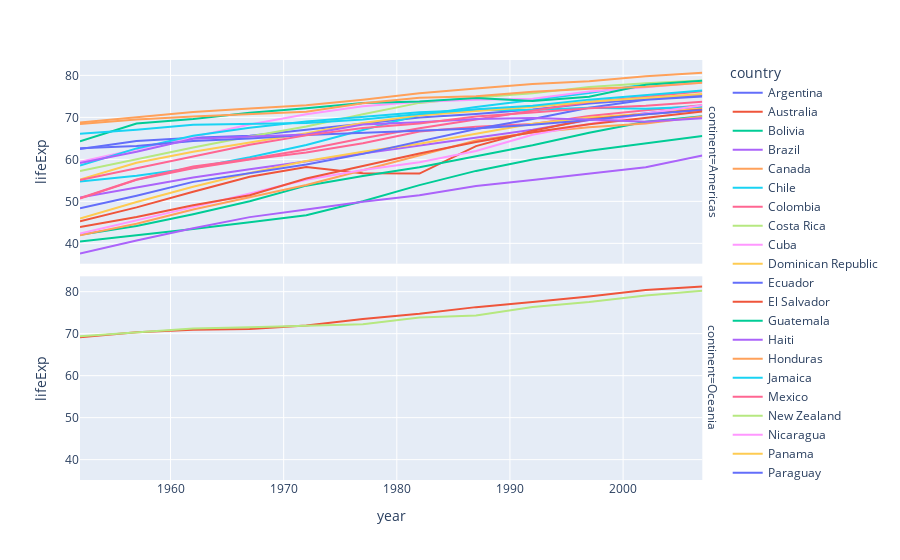

Source (notebook cell):
### Markdown cell above
We add the parameter facet_row='continent' to create facetted row subplots
- The interpretation is similar to the previous plot. But you may ask yourself, which option do I visualise the data best? The answer typically is: try both and see which works best.

### Code cell
fig = px.line(data_frame=df_facet, x="year", y="lifeExp", color='country', facet_row ='continent')
fig.show()

### Figure 1 — Plotly figure (JSON) as saved in the notebook; plotly's stock layout.template omitted (floating-point values rounded to 4 significant figures)
{"data": [{"hovertemplate": "country=Argentina<br>continent=Americas<br>year=%{x}<br>lifeExp=%{y}<extra></extra>", "legendgroup": "Argentina", "line": {"color": "#636efa", "dash": "solid"}, "marker": {"symbol": "circle"}, "mode": "lines", "name": "Argentina", "orientation": "v", "showlegend": true, "type": "scatter", "x": [1952, 1957, 1962, 1967, 1972, 1977, 1982, 1987, 1992, 1997, 2002, 2007], "xaxis": "x2", "y": [62.48, 64.4, 65.14, 65.63, 67.06, 68.48, 69.94, 70.77, 71.87, 73.28, 74.34, 75.32], "yaxis": "y2"}, {"hovertemplate": "country=Australia<br>continent=Oceania<br>year=%{x}<br>lifeExp=%{y}<extra></extra>", "legendgroup": "Australia", "line": {"color": "#EF553B", "dash": "solid"}, "marker": {"symbol": "circle"}, "mode": "lines", "name": "Australia", "orientation": "v", "showlegend": true, "type": "scatter", "x": [1952, 1957, 1962, 1967, 1972, 1977, 1982, 1987, 1992, 1997, 2002, 2007], "xaxis": "x", "y": [69.12, 70.33, 70.93, 71.1, 71.93, 73.49, 74.74, 76.32, 77.56, 78.83, 80.37, 81.23], "yaxis": "y"}, {"hovertemplate": "country=Bolivia<br>continent=Americas<br>year=%{x}<br>lifeExp=%{y}<extra></extra>", "legendgroup": "Bolivia", "line": {"color": "#00cc96", "dash": "solid"}, "marker": {"symbol": "circle"}, "mode": "lines", "name": "Bolivia", "orientation": "v", "showlegend": true, "type": "scatter", "x": [1952, 1957, 1962, 1967, 1972, 1977, 1982, 1987, 1992, 1997, 2002, 2007], "xaxis": "x2", "y": [40.41, 41.89, 43.43, 45.03, 46.71, 50.02, 53.86, 57.25, 59.96, 62.05, 63.88, 65.55], "yaxis": "y2"}, {"hovertemplate": "country=Brazil<br>continent=Americas<br>year=%{x}<br>lifeExp=%{y}<extra></extra>", "legendgroup": "Brazil", "line": {"color": "#ab63fa", "dash": "solid"}, "marker": {"symbol": "circle"}, "mode": "lines", "name": "Brazil", "orientation": "v", "showlegend": true, "type": "scatter", "x": [1952, 1957, 1962, 1967, 1972, 1977, 1982, 1987, 1992, 1997, 2002, 2007], "xaxis": "x2", "y": [50.92, 53.28, 55.66, 57.63, 59.5, 61.49, 63.34, 65.2, 67.06, 69.39, 71.01, 72.39], "yaxis": "y2"}, {"hovertemplate": "country=Canada<br>continent=Americas<br>year=%{x}<br>lifeExp=%{y}<extra></extra>", "legendgroup": "Canada", "line": {"color": "#FFA15A", "dash": "solid"}, "marker": {"symbol": "circle"}, "mode": "lines", "name": "Canada", "orientation": "v", "showlegend": true, "type": "scatter", "x": [1952, 1957, 1962, 1967, 1972, 1977, 1982, 1987, 1992, 1997, 2002, 2007], "xaxis": "x2", "y": [68.75, 69.96, 71.3, 72.13, 72.88, 74.21, 75.76, 76.86, 77.95, 78.61, 79.77, 80.65], "yaxis": "y2"}, {"hovertemplate": "country=Chile<br>continent=Americas<br>year=%{x}<br>lifeExp=%{y}<extra></extra>", "legendgroup": "Chile", "line": {"color": "#19d3f3", "dash": "solid"}, "marker": {"symbol": "circle"}, "mode": "lines", "name": "Chile", "orientation": "v", "showlegend": true, "type": "scatter", "x": [1952, 1957, 1962, 1967, 1972, 1977, 1982, 1987, 1992, 1997, 2002, 2007], "xaxis": "x2", "y": [54.74, 56.07, 57.92, 60.52, 63.44, 67.05, 70.56, 72.49, 74.13, 75.82, 77.86, 78.55], "yaxis": "y2"}, {"hovertemplate": "country=Colombia<br>continent=Americas<br>year=%{x}<br>lifeExp=%{y}<extra></extra>", "legendgroup": "Colombia", "line": {"color": "#FF6692", "dash": "solid"}, "marker": {"symbol": "circle"}, "mode": "lines", "name": "Colombia", "orientation": "v", "showlegend": true, "type": "scatter", "x": [1952, 1957, 1962, 1967, 1972, 1977, 1982, 1987, 1992, 1997, 2002, 2007], "xaxis": "x2", "y": [50.64, 55.12, 57.86, 59.96, 61.62, 63.84, 66.65, 67.77, 68.42, 70.31, 71.68, 72.89], "yaxis": "y2"}, {"hovertemplate": "country=Costa Rica<br>continent=Americas<br>year=%{x}<br>lifeExp=%{y}<extra></extra>", "legendgroup": "Costa Rica", "line": {"color": "#B6E880", "dash": "solid"}, "marker": {"symbol": "circle"}, "mode": "lines", "name": "Costa Rica", "orientation": "v", "showlegend": true, "type": "scatter", "x": [1952, 1957, 1962, 1967, 1972, 1977, 1982, 1987, 1992, 1997, 2002, 2007], "xaxis": "x2", "y": [57.21, 60.03, 62.84, 65.42, 67.85, 70.75, 73.45, 74.75, 75.71, 77.26, 78.12, 78.78], "yaxis": "y2"}, {"hovertemplate": "country=Cuba<br>continent=Americas<br>year=%{x}<br>lifeExp=%{y}<extra></extra>", "legendgroup": "Cuba", "line": {"color": "#FF97FF", "dash": "solid"}, "marker": {"symbol": "circle"}, "mode": "lines", "name": "Cuba", "orientation": "v", "showlegend": true, "type": "scatter", "x": [1952, 1957, 1962, 1967, 1972, 1977, 1982, 1987, 1992, 1997, 2002, 2007], "xaxis": "x2", "y": [59.42, 62.33, 65.25, 68.29, 70.72, 72.65, 73.72, 74.17, 74.41, 76.15, 77.16, 78.27], "yaxis": "y2"}, {"hovertemplate": "country=Dominican Republic<br>continent=Americas<br>year=%{x}<br>lifeExp=%{y}<extra></extra>", "legendgroup": "Dominican Republic", "line": {"color": "#FECB52", "dash": "solid"}, "marker": {"symbol": "circle"}, "mode": "lines", "name": "Dominican Republic", "orientation": "v", "showlegend": true, "type": "scatter", "x": [1952, 1957, 1962, 1967, 1972, 1977, 1982, 1987, 1992, 1997, 2002, 2007], "xaxis": "x2", "y": [45.93, 49.83, 53.46, 56.75, 59.63, 61.79, 63.73, 66.05, 68.46, 69.96, 70.85, 72.23], "yaxis": "y2"}, {"hovertemplate": "country=Ecuador<br>continent=Americas<br>year=%{x}<br>lifeExp=%{y}<extra></extra>", "legendgroup": "Ecuador", "line": {"color": "#636efa", "dash": "solid"}, "marker": {"symbol": "circle"}, "mode": "lines", "name": "Ecuador", "orientation": "v", "showlegend": true, "type": "scatter", "x": [1952, 1957, 1962, 1967, 1972, 1977, 1982, 1987, 1992, 1997, 2002, 2007], "xaxis": "x2", "y": [48.36, 51.36, 54.64, 56.68, 58.8, 61.31, 64.34, 67.23, 69.61, 72.31, 74.17, 74.99], "yaxis": "y2"}, {"hovertemplate": "country=El Salvador<br>continent=Americas<br>year=%{x}<br>lifeExp=%{y}<extra></extra>", "legendgroup": "El Salvador", "line": {"color": "#EF553B", "dash": "solid"}, "marker": {"symbol": "circle"}, "mode": "lines", "name": "El Salvador", "orientation": "v", "showlegend": true, "type": "scatter", "x": [1952, 1957, 1962, 1967, 1972, 1977, 1982, 1987, 1992, 1997, 2002, 2007], "xaxis": "x2", "y": [45.26, 48.57, 52.31, 55.85, 58.21, 56.7, 56.6, 63.15, 66.8, 69.53, 70.73, 71.88], "yaxis": "y2"}, {"hovertemplate": "country=Guatemala<br>continent=Americas<br>year=%{x}<br>lifeExp=%{y}<extra></extra>", "legendgroup": "Guatemala", "line": {"color": "#00cc96", "dash": "solid"}, "marker": {"symbol": "circle"}, "mode": "lines", "name": "Guatemala", "orientation": "v", "showlegend": true, "type": "scatter", "x": [1952, 1957, 1962, 1967, 1972, 1977, 1982, 1987, 1992, 1997, 2002, 2007], "xaxis": "x2", "y": [42.02, 44.14, 46.95, 50.02, 53.74, 56.03, 58.14, 60.78, 63.37, 66.32, 68.98, 70.26], "yaxis": "y2"}, {"hovertemplate": "country=Haiti<br>continent=Americas<br>year=%{x}<br>lifeExp=%{y}<extra></extra>", "legendgroup": "Haiti", "line": {"color": "#ab63fa", "dash": "solid"}, "marker": {"symbol": "circle"}, "mode": "lines", "name": "Haiti", "orientation": "v", "showlegend": true, "type": "scatter", "x": [1952, 1957, 1962, 1967, 1972, 1977, 1982, 1987, 1992, 1997, 2002, 2007], "xaxis": "x2", "y": [37.58, 40.7, 43.59, 46.24, 48.04, 49.92, 51.46, 53.64, 55.09, 56.67, 58.14, 60.92], "yaxis": "y2"}, {"hovertemplate": "country=Honduras<br>continent=Americas<br>year=%{x}<br>lifeExp=%{y}<extra></extra>", "legendgroup": "Honduras", "line": {"color": "#FFA15A", "dash": "solid"}, "marker": {"symbol": "circle"}, "mode": "lines", "name": "Honduras", "orientation": "v", "showlegend": true, "type": "scatter", "x": [1952, 1957, 1962, 1967, 1972, 1977, 1982, 1987, 1992, 1997, 2002, 2007], "xaxis": "x2", "y": [41.91, 44.66, 48.04, 50.92, 53.88, 57.4, 60.91, 64.49, 66.4, 67.66, 68.56, 70.2], "yaxis": "y2"}, {"hovertemplate": "country=Jamaica<br>continent=Americas<br>year=%{x}<br>lifeExp=%{y}<extra></extra>", "legendgroup": "Jamaica", "line": {"color": "#19d3f3", "dash": "solid"}, "marker": {"symbol": "circle"}, "mode": "lines", "name": "Jamaica", "orientation": "v", "showlegend": true, "type": "scatter", "x": [1952, 1957, 1962, 1967, 1972, 1977, 1982, 1987, 1992, 1997, 2002, 2007], "xaxis": "x2", "y": [58.53, 62.61, 65.61, 67.51, 69.0, 70.11, 71.21, 71.77, 71.77, 72.26, 72.05, 72.57], "yaxis": "y2"}, {"hovertemplate": "country=Mexico<br>continent=Americas<br>year=%{x}<br>lifeExp=%{y}<extra></extra>", "legendgroup": "Mexico", "line": {"color": "#FF6692", "dash": "solid"}, "marker": {"symbol": "circle"}, "mode": "lines", "name": "Mexico", "orientation": "v", "showlegend": true, "type": "scatter", "x": [1952, 1957, 1962, 1967, 1972, 1977, 1982, 1987, 1992, 1997, 2002, 2007], "xaxis": "x2", "y": [50.79, 55.19, 58.3, 60.11, 62.36, 65.03, 67.41, 69.5, 71.45, 73.67, 74.9, 76.19], "yaxis": "y2"}, {"hovertemplate": "country=New Zealand<br>continent=Oceania<br>year=%{x}<br>lifeExp=%{y}<extra></extra>", "legendgroup": "New Zealand", "line": {"color": "#B6E880", "dash": "solid"}, "marker": {"symbol": "circle"}, "mode": "lines", "name": "New Zealand", "orientation": "v", "showlegend": true, "type": "scatter", "x": [1952, 1957, 1962, 1967, 1972, 1977, 1982, 1987, 1992, 1997, 2002, 2007], "xaxis": "x", "y": [69.39, 70.26, 71.24, 71.52, 71.89, 72.22, 73.84, 74.32, 76.33, 77.55, 79.11, 80.2], "yaxis": "y"}, {"hovertemplate": "country=Nicaragua<br>continent=Americas<br>year=%{x}<br>lifeExp=%{y}<extra></extra>", "legendgroup": "Nicaragua", "line": {"color": "#FF97FF", "dash": "solid"}, "marker": {"symbol": "circle"}, "mode": "lines", "name": "Nicaragua", "orientation": "v", "showlegend": true, "type": "scatter", "x": [1952, 1957, 1962, 1967, 1972, 1977, 1982, 1987, 1992, 1997, 2002, 2007], "xaxis": "x2", "y": [42.31, 45.43, 48.63, 51.88, 55.15, 57.47, 59.3, 62.01, 65.84, 68.43, 70.84, 72.9], "yaxis": "y2"}, {"hovertemplate": "country=Panama<br>continent=Americas<br>year=%{x}<br>lifeExp=%{y}<extra></extra>", "legendgroup": "Panama", "line": {"color": "#FECB52", "dash": "solid"}, "marker": {"symbol": "circle"}, "mode": "lines", "name": "Panama", "orientation": "v", "showlegend": true, "type": "scatter", "x": [1952, 1957, 1962, 1967, 1972, 1977, 1982, 1987, 1992, 1997, 2002, 2007], "xaxis": "x2", "y": [55.19, 59.2, 61.82, 64.07, 66.22, 68.68, 70.47, 71.52, 72.46, 73.74, 74.71, 75.54], "yaxis": "y2"}, {"hovertemplate": "country=Paraguay<br>continent=Americas<br>year=%{x}<br>lifeExp=%{y}<extra></extra>", "legendgroup": "Paraguay", "line": {"color": "#636efa", "dash": "solid"}, "marker": {"symbol": "circle"}, "mode": "lines", "name": "Paraguay", "orientation": "v", "showlegend": true, "type": "scatter", "x": [1952, 1957, 1962, 1967, 1972, 1977, 1982, 1987, 1992, 1997, 2002, 2007], "xaxis": "x2", "y": [62.65, 63.2, 64.36, 64.95, 65.81, 66.35, 66.87, 67.38, 68.22, 69.4, 70.75, 71.75], "yaxis": "y2"}, {"hovertemplate": "country=Peru<br>continent=Americas<br>year=%{x}<br>lifeExp=%{y}<extra></extra>", "legendgroup": "Peru", "line": {"color": "#EF553B", "dash": "solid"}, "marker": {"symbol": "circle"}, "mode": "lines", "name": "Peru", "orientation": "v", "showlegend": true, "type": "scatter", "x": [1952, 1957, 1962, 1967, 1972, 1977, 1982, 1987, 1992, 1997, 2002, 2007], "xaxis": "x2", "y": [43.9, 46.26, 49.1, 51.45, 55.45, 58.45, 61.41, 64.13, 66.46, 68.39, 69.91, 71.42], "yaxis": "y2"}, {"hovertemplate": "country=Puerto Rico<br>continent=Americas<br>year=%{x}<br>lifeExp=%{y}<extra></extra>", "legendgroup": "Puerto Rico", "line": {"color": "#00cc96", "dash": "solid"}, "marker": {"symbol": "circle"}, "mode": "lines", "name": "Puerto Rico", "orientation": "v", "showlegend": true, "type": "scatter", "x": [1952, 1957, 1962, 1967, 1972, 1977, 1982, 1987, 1992, 1997, 2002, 2007], "xaxis": "x2", "y": [64.28, 68.54, 69.62, 71.1, 72.16, 73.44, 73.75, 74.63, 73.91, 74.92, 77.78, 78.75], "yaxis": "y2"}, {"hovertemplate": "country=Trinidad and Tobago<br>continent=Americas<br>year=%{x}<br>lifeExp=%{y}<extra></extra>", "legendgroup": "Trinidad and Tobago", "line": {"color": "#ab63fa", "dash": "solid"}, "marker": {"symbol": "circle"}, "mode": "lines", "name": "Trinidad and Tobago", "orientation": "v", "showlegend": true, "type": "scatter", "x": [1952, 1957, 1962, 1967, 1972, 1977, 1982, 1987, 1992, 1997, 2002, 2007], "xaxis": "x2", "y": [59.1, 61.8, 64.9, 65.4, 65.9, 68.3, 68.83, 69.58, 69.86, 69.47, 68.98, 69.82], "yaxis": "y2"}, {"hovertemplate": "country=United States<br>continent=Americas<br>year=%{x}<br>lifeExp=%{y}<extra></extra>", "legendgroup": "United States", "line": {"color": "#FFA15A", "dash": "solid"}, "marker": {"symbol": "circle"}, "mode": "lines", "name": "United States", "orientation": "v", "showlegend": true, "type": "scatter", "x": [1952, 1957, 1962, 1967, 1972, 1977, 1982, 1987, 1992, 1997, 2002, 2007], "xaxis": "x2", "y": [68.44, 69.49, 70.21, 70.76, 71.34, 73.38, 74.65, 75.02, 76.09, 76.81, 77.31, 78.24], "yaxis": "y2"}, {"hovertemplate": "country=Uruguay<br>continent=Americas<br>year=%{x}<br>lifeExp=%{y}<extra></extra>", "legendgroup": "Uruguay", "line": {"color": "#19d3f3", "dash": "solid"}, "marker": {"symbol": "circle"}, "mode": "lines", "name": "Uruguay", "orientation": "v", "showlegend": true, "type": "scatter", "x": [1952, 1957, 1962, 1967, 1972, 1977, 1982, 1987, 1992, 1997, 2002, 2007], "xaxis": "x2", "y": [66.07, 67.04, 68.25, 68.47, 68.67, 69.48, 70.81, 71.92, 72.75, 74.22, 75.31, 76.38], "yaxis": "y2"}, {"hovertemplate": "country=Venezuela<br>continent=Americas<br>year=%{x}<br>lifeExp=%{y}<extra></extra>", "legendgroup": "Venezuela", "line": {"color": "#FF6692", "dash": "solid"}, "marker": {"symbol": "circle"}, "mode": "lines", "name": "Venezuela", "orientation": "v", "showlegend": true, "type": "scatter", "x": [1952, 1957, 1962, 1967, 1972, 1977, 1982, 1987, 1992, 1997, 2002, 2007], "xaxis": "x2", "y": [55.09, 57.91, 60.77, 63.48, 65.71, 67.46, 68.56, 70.19, 71.15, 72.15, 72.77, 73.75], "yaxis": "y2"}], "layout": {"annotations": [{"font": {}, "showarrow": false, "text": "continent=Oceania", "textangle": 90, "x": 0.98, "xanchor": "left", "xref": "paper", "y": 0.2425, "yanchor": "middle", "yref": "paper"}, {"font": {}, "showarrow": false, "text": "continent=Americas", "textangle": 90, "x": 0.98, "xanchor": "left", "xref": "paper", "y": 0.7575, "yanchor": "middle", "yref": "paper"}], "legend": {"title": {"text": "country"}, "tracegroupgap": 0}, "margin": {"t": 60}, "xaxis": {"anchor": "y", "domain": [0, 0.98], "title": {"text": "year"}}, "xaxis2": {"anchor": "y2", "domain": [0, 0.98], "matches": "x", "showticklabels": false}, "yaxis": {"anchor": "x", "domain": [0, 0.485], "title": {"text": "lifeExp"}}, "yaxis2": {"anchor": "x2", "domain": [0.515, 1], "matches": "y", "title": {"text": "lifeExp"}}}}
